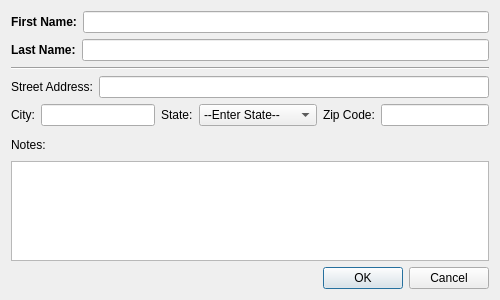
<?xml version="1.0" encoding="UTF-8"?>
<ui version="4.0">
 <class>InfoInput</class>
 <widget class="QDialog" name="InfoInput">
  <property name="windowModality">
   <enum>Qt::WindowModal</enum>
  </property>
  <property name="geometry">
   <rect>
    <x>0</x>
    <y>0</y>
    <width>500</width>
    <height>300</height>
   </rect>
  </property>
  <property name="sizePolicy">
   <sizepolicy hsizetype="Minimum" vsizetype="Minimum">
    <horstretch>0</horstretch>
    <verstretch>0</verstretch>
   </sizepolicy>
  </property>
  <property name="minimumSize">
   <size>
    <width>500</width>
    <height>300</height>
   </size>
  </property>
  <property name="maximumSize">
   <size>
    <width>500</width>
    <height>408</height>
   </size>
  </property>
  <property name="baseSize">
   <size>
    <width>500</width>
    <height>300</height>
   </size>
  </property>
  <property name="font">
   <font>
    <weight>50</weight>
    <italic>false</italic>
    <bold>false</bold>
    <underline>false</underline>
    <strikeout>false</strikeout>
    <kerning>true</kerning>
   </font>
  </property>
  <property name="windowTitle">
   <string>Dialog</string>
  </property>
  <layout class="QVBoxLayout" name="verticalLayout_2">
   <item>
    <layout class="QHBoxLayout" name="horizontalLayout">
     <item>
      <widget class="QLabel" name="firstNameLabel">
       <property name="font">
        <font>
         <pointsize>9</pointsize>
         <weight>75</weight>
         <italic>false</italic>
         <bold>true</bold>
         <underline>false</underline>
         <strikeout>false</strikeout>
         <kerning>true</kerning>
        </font>
       </property>
       <property name="text">
        <string>First Name:</string>
       </property>
      </widget>
     </item>
     <item>
      <widget class="QLineEdit" name="firstNameLineEdit"/>
     </item>
    </layout>
   </item>
   <item>
    <layout class="QHBoxLayout" name="horizontalLayout_2">
     <item>
      <widget class="QLabel" name="lastNameLabel">
       <property name="font">
        <font>
         <pointsize>9</pointsize>
         <weight>75</weight>
         <italic>false</italic>
         <bold>true</bold>
         <underline>false</underline>
         <strikeout>false</strikeout>
         <kerning>true</kerning>
        </font>
       </property>
       <property name="text">
        <string>Last Name:</string>
       </property>
      </widget>
     </item>
     <item>
      <widget class="QLineEdit" name="lastNameLineEdit"/>
     </item>
    </layout>
   </item>
   <item>
    <widget class="Line" name="line">
     <property name="orientation">
      <enum>Qt::Horizontal</enum>
     </property>
    </widget>
   </item>
   <item>
    <layout class="QHBoxLayout" name="horizontalLayout_3">
     <item>
      <widget class="QLabel" name="streetAddressLabel">
       <property name="text">
        <string>Street Address:</string>
       </property>
      </widget>
     </item>
     <item>
      <widget class="QLineEdit" name="streetAddressLineEdit"/>
     </item>
    </layout>
   </item>
   <item>
    <layout class="QHBoxLayout" name="horizontalLayout_7">
     <item>
      <layout class="QHBoxLayout" name="horizontalLayout_4">
       <item>
        <widget class="QLabel" name="cityLabel">
         <property name="text">
          <string>City:</string>
         </property>
        </widget>
       </item>
       <item>
        <widget class="QLineEdit" name="cityLineEdit"/>
       </item>
      </layout>
     </item>
     <item>
      <layout class="QHBoxLayout" name="horizontalLayout_5">
       <item>
        <widget class="QLabel" name="stateLabel">
         <property name="text">
          <string>State:</string>
         </property>
        </widget>
       </item>
       <item>
        <widget class="QComboBox" name="stateComboBox">
         <item>
          <property name="text">
           <string>--Enter State--</string>
          </property>
         </item>
         <item>
          <property name="text">
           <string>Alabama</string>
          </property>
         </item>
         <item>
          <property name="text">
           <string>Alaska</string>
          </property>
         </item>
         <item>
          <property name="text">
           <string>Arizona</string>
          </property>
         </item>
         <item>
          <property name="text">
           <string>Arkansas</string>
          </property>
         </item>
         <item>
          <property name="text">
           <string>California</string>
          </property>
         </item>
         <item>
          <property name="text">
           <string>Colorado</string>
          </property>
         </item>
         <item>
          <property name="text">
           <string>Connecticut</string>
          </property>
         </item>
         <item>
          <property name="text">
           <string>Delware</string>
          </property>
         </item>
         <item>
          <property name="text">
           <string>Florida</string>
          </property>
         </item>
         <item>
          <property name="text">
           <string>Georgia</string>
          </property>
         </item>
         <item>
          <property name="text">
           <string>Hawaii</string>
          </property>
         </item>
         <item>
          <property name="text">
           <string>Idaho</string>
          </property>
         </item>
         <item>
          <property name="text">
           <string>Illinois</string>
          </property>
         </item>
         <item>
          <property name="text">
           <string>Indiana</string>
          </property>
         </item>
         <item>
          <property name="text">
           <string>Iowa</string>
          </property>
         </item>
         <item>
          <property name="text">
           <string>Kansas</string>
          </property>
         </item>
         <item>
          <property name="text">
           <string>Kentucky</string>
          </property>
         </item>
         <item>
          <property name="text">
           <string>Lousiana</string>
          </property>
         </item>
         <item>
          <property name="text">
           <string>Maine</string>
          </property>
         </item>
         <item>
          <property name="text">
           <string>Maryland</string>
          </property>
         </item>
         <item>
          <property name="text">
           <string>Massachusetts</string>
          </property>
         </item>
         <item>
          <property name="text">
           <string>Michigan</string>
          </property>
         </item>
         <item>
          <property name="text">
           <string>Minnesota</string>
          </property>
         </item>
         <item>
          <property name="text">
           <string>Mississippi</string>
          </property>
         </item>
         <item>
          <property name="text">
           <string>Missouri</string>
          </property>
         </item>
         <item>
          <property name="text">
           <string>Montana</string>
          </property>
         </item>
         <item>
          <property name="text">
           <string>Nebraska</string>
          </property>
         </item>
         <item>
          <property name="text">
           <string>Nevada</string>
          </property>
         </item>
         <item>
          <property name="text">
           <string>New Hampshire</string>
          </property>
         </item>
         <item>
          <property name="text">
           <string>New Jersey</string>
          </property>
         </item>
         <item>
          <property name="text">
           <string>New Mexico</string>
          </property>
         </item>
         <item>
          <property name="text">
           <string>New York</string>
          </property>
         </item>
         <item>
          <property name="text">
           <string>North Carolina</string>
          </property>
         </item>
         <item>
          <property name="text">
           <string>North Dakota</string>
          </property>
         </item>
         <item>
          <property name="text">
           <string>Ohio</string>
          </property>
         </item>
         <item>
          <property name="text">
           <string>Oklahoma</string>
          </property>
         </item>
         <item>
          <property name="text">
           <string>Oregon</string>
          </property>
         </item>
         <item>
          <property name="text">
           <string>Pennsylvania</string>
          </property>
         </item>
         <item>
          <property name="text">
           <string>Rhode Island</string>
          </property>
         </item>
         <item>
          <property name="text">
           <string>South Carolina</string>
          </property>
         </item>
         <item>
          <property name="text">
           <string>South Dakota</string>
          </property>
         </item>
         <item>
          <property name="text">
           <string>Tennessee</string>
          </property>
         </item>
         <item>
          <property name="text">
           <string>Texas</string>
          </property>
         </item>
         <item>
          <property name="text">
           <string>Utah</string>
          </property>
         </item>
         <item>
          <property name="text">
           <string>Vermont</string>
          </property>
         </item>
         <item>
          <property name="text">
           <string>Virginia</string>
          </property>
         </item>
         <item>
          <property name="text">
           <string>Washington</string>
          </property>
         </item>
         <item>
          <property name="text">
           <string>West Virginia</string>
          </property>
         </item>
         <item>
          <property name="text">
           <string>Wisconsin</string>
          </property>
         </item>
         <item>
          <property name="text">
           <string>Wyoming</string>
          </property>
         </item>
        </widget>
       </item>
      </layout>
     </item>
     <item>
      <layout class="QHBoxLayout" name="horizontalLayout_6">
       <item>
        <widget class="QLabel" name="zipCodeLabel">
         <property name="text">
          <string>Zip Code:</string>
         </property>
        </widget>
       </item>
       <item>
        <widget class="QLineEdit" name="zipCodeLineEdit"/>
       </item>
      </layout>
     </item>
    </layout>
   </item>
   <item>
    <spacer name="verticalSpacer">
     <property name="orientation">
      <enum>Qt::Vertical</enum>
     </property>
     <property name="sizeType">
      <enum>QSizePolicy::Ignored</enum>
     </property>
     <property name="sizeHint" stdset="0">
      <size>
       <width>20</width>
       <height>3</height>
      </size>
     </property>
    </spacer>
   </item>
   <item>
    <layout class="QVBoxLayout" name="verticalLayout" stretch="0,0">
     <item>
      <layout class="QHBoxLayout" name="horizontalLayout_8">
       <item>
        <widget class="QLabel" name="notesLabel">
         <property name="text">
          <string>Notes:</string>
         </property>
        </widget>
       </item>
       <item>
        <spacer name="horizontalSpacer">
         <property name="orientation">
          <enum>Qt::Horizontal</enum>
         </property>
         <property name="sizeHint" stdset="0">
          <size>
           <width>188</width>
           <height>20</height>
          </size>
         </property>
        </spacer>
       </item>
      </layout>
     </item>
     <item>
      <widget class="QTextEdit" name="notesTextEdit">
       <property name="sizePolicy">
        <sizepolicy hsizetype="Expanding" vsizetype="Fixed">
         <horstretch>0</horstretch>
         <verstretch>0</verstretch>
        </sizepolicy>
       </property>
       <property name="maximumSize">
        <size>
         <width>16777215</width>
         <height>100</height>
        </size>
       </property>
      </widget>
     </item>
    </layout>
   </item>
   <item>
    <layout class="QHBoxLayout" name="horizontalLayout_9">
     <item>
      <spacer name="horizontalSpacer_2">
       <property name="orientation">
        <enum>Qt::Horizontal</enum>
       </property>
       <property name="sizeHint" stdset="0">
        <size>
         <width>278</width>
         <height>20</height>
        </size>
       </property>
      </spacer>
     </item>
     <item>
      <widget class="QPushButton" name="okButton">
       <property name="enabled">
        <bool>true</bool>
       </property>
       <property name="text">
        <string>OK</string>
       </property>
      </widget>
     </item>
     <item>
      <widget class="QPushButton" name="cancelButton">
       <property name="text">
        <string>Cancel</string>
       </property>
      </widget>
     </item>
    </layout>
   </item>
  </layout>
 </widget>
 <resources/>
 <connections/>
</ui>
